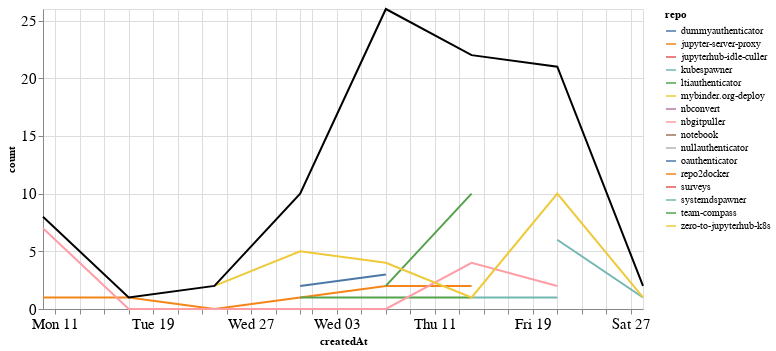

This figure's notebook cell:
### Markdown cell above
### Comments

### Code cell
comments_time = comments.groupby('repo').resample('W', on='createdAt').count()['author'].reset_index()
comments_time = comments_time.rename(columns={'author': 'count'})
comments_time_total = comments_time.groupby('createdAt').agg({"count": "sum"}).reset_index()
ch1 = alt.Chart(comments_time, width=600).mark_line().encode(
    x='createdAt',
    y='count',
    color='repo',
    tooltip="repo"
)

ch2 = alt.Chart(comments_time_total, width=600).mark_line(color="black").encode(
    x='createdAt',
    y='count',
)

ch1 + ch2

### Figure 1 — Vega-Lite specification as saved in the notebook (floating-point values rounded to 4 significant figures)
{"config": {"axisLeft": {"labelFontSize": 15}, "axisBottom": {"labelFontSize": 15}}, "layer": [{"data": {"name": "data-a900d84d3e34b9983ca0299988996b76"}, "mark": "line", "encoding": {"color": {"type": "nominal", "field": "repo"}, "tooltip": {"type": "nominal", "field": "repo"}, "x": {"type": "temporal", "field": "createdAt"}, "y": {"type": "quantitative", "field": "count"}}, "width": 600}, {"data": {"name": "data-7312875ec0c519731ef1cda453e810ef"}, "mark": {"type": "line", "color": "black"}, "encoding": {"x": {"type": "temporal", "field": "createdAt"}, "y": {"type": "quantitative", "field": "count"}}, "width": 600}], "$schema": "https://vega.github.io/schema/vega-lite/v4.8.1.json", "datasets": {"data-a900d84d3e34b9983ca0299988996b76": [{"repo": "dummyauthenticator", "createdAt": "2021-02-14T00:00:00", "count": 1}, {"repo": "jupyter-server-proxy", "createdAt": "2021-01-10T00:00:00", "count": 1}, {"repo": "jupyter-server-proxy", "createdAt": "2021-01-17T00:00:00", "count": 1}, {"repo": "jupyter-server-proxy", "createdAt": "2021-01-24T00:00:00", "count": 0}, {"repo": "jupyter-server-proxy", "createdAt": "2021-01-31T00:00:00", "count": 1}, {"repo": "jupyter-server-proxy", "createdAt": "2021-02-07T00:00:00", "count": 2}, {"repo": "jupyter-server-proxy", "createdAt": "2021-02-14T00:00:00", "count": 2}, {"repo": "jupyterhub-idle-culler", "createdAt": "2021-01-31T00:00:00", "count": 1}, {"repo": "kubespawner", "createdAt": "2021-02-21T00:00:00", "count": 6}, {"repo": "kubespawner", "createdAt": "2021-02-28T00:00:00", "count": 1}, {"repo": "ltiauthenticator", "createdAt": "2021-01-31T00:00:00", "count": 1}, {"repo": "ltiauthenticator", "createdAt": "2021-02-07T00:00:00", "count": 1}, {"repo": "ltiauthenticator", "createdAt": "2021-02-14T00:00:00", "count": 1}, {"repo": "mybinder.org-deploy", "createdAt": "2021-02-14T00:00:00", "count": 1}, {"repo": "nbconvert", "createdAt": "2021-02-07T00:00:00", "count": 12}, {"repo": "nbgitpuller", "createdAt": "2021-01-10T00:00:00", "count": 7}, {"repo": "nbgitpuller", "createdAt": "2021-01-17T00:00:00", "count": 0}, {"repo": "nbgitpuller", "createdAt": "2021-01-24T00:00:00", "count": 0}, {"repo": "nbgitpuller", "createdAt": "2021-01-31T00:00:00", "count": 0}, {"repo": "nbgitpuller", "createdAt": "2021-02-07T00:00:00", "count": 0}, {"repo": "nbgitpuller", "createdAt": "2021-02-14T00:00:00", "count": 4}, {"repo": "nbgitpuller", "createdAt": "2021-02-21T00:00:00", "count": 2}, {"repo": "notebook", "createdAt": "2021-02-07T00:00:00", "count": 2}, {"repo": "nullauthenticator", "createdAt": "2021-02-14T00:00:00", "count": 1}, {"repo": "oauthenticator", "createdAt": "2021-01-31T00:00:00", "count": 2}, {"repo": "oauthenticator", "createdAt": "2021-02-07T00:00:00", "count": 3}, {"repo": "repo2docker", "createdAt": "2021-02-21T00:00:00", "count": 1}, {"repo": "surveys", "createdAt": "2021-02-21T00:00:00", "count": 1}, {"repo": "systemdspawner", "createdAt": "2021-02-14T00:00:00", "count": 1}, {"repo": "systemdspawner", "createdAt": "2021-02-21T00:00:00", "count": 1}, {"repo": "team-compass", "createdAt": "2021-02-07T00:00:00", "count": 2}, {"repo": "team-compass", "createdAt": "2021-02-14T00:00:00", "count": 10}, {"repo": "zero-to-jupyterhub-k8s", "createdAt": "2021-01-24T00:00:00", "count": 2}, {"repo": "zero-to-jupyterhub-k8s", "createdAt": "2021-01-31T00:00:00", "count": 5}, {"repo": "zero-to-jupyterhub-k8s", "createdAt": "2021-02-07T00:00:00", "count": 4}, {"repo": "zero-to-jupyterhub-k8s", "createdAt": "2021-02-14T00:00:00", "count": 1}, {"repo": "zero-to-jupyterhub-k8s", "createdAt": "2021-02-21T00:00:00", "count": 10}, {"repo": "zero-to-jupyterhub-k8s", "createdAt": "2021-02-28T00:00:00", "count": 1}], "data-7312875ec0c519731ef1cda453e810ef": [{"createdAt": "2021-01-10T00:00:00", "count": 8}, {"createdAt": "2021-01-17T00:00:00", "count": 1}, {"createdAt": "2021-01-24T00:00:00", "count": 2}, {"createdAt": "2021-01-31T00:00:00", "count": 10}, {"createdAt": "2021-02-07T00:00:00", "count": 26}, {"createdAt": "2021-02-14T00:00:00", "count": 22}, {"createdAt": "2021-02-21T00:00:00", "count": 21}, {"createdAt": "2021-02-28T00:00:00", "count": 2}]}}
